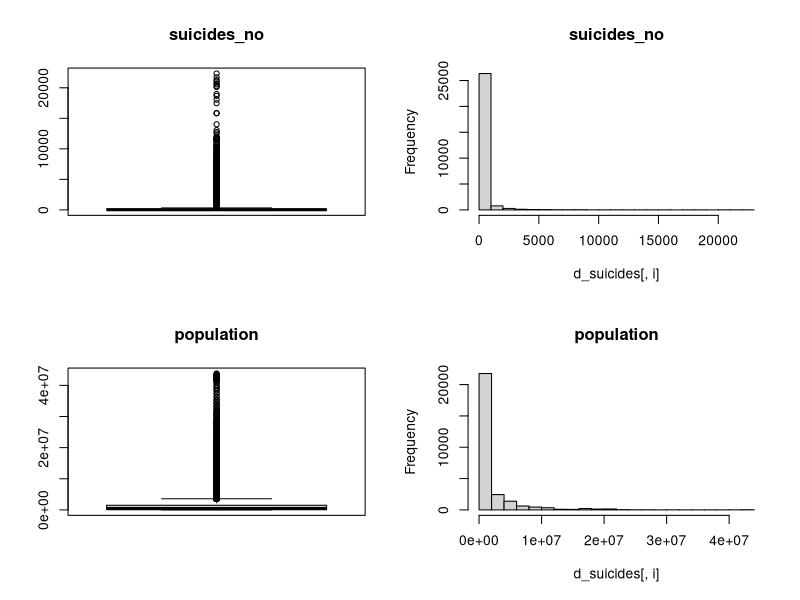
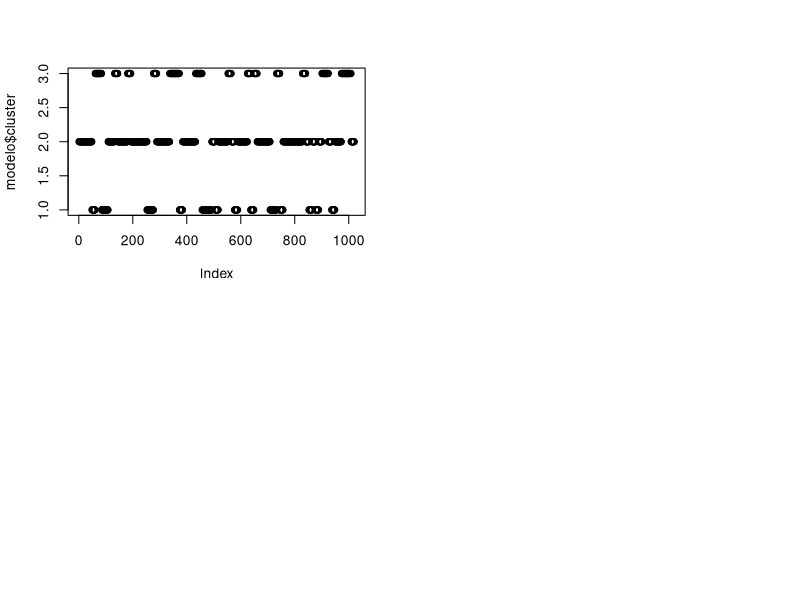
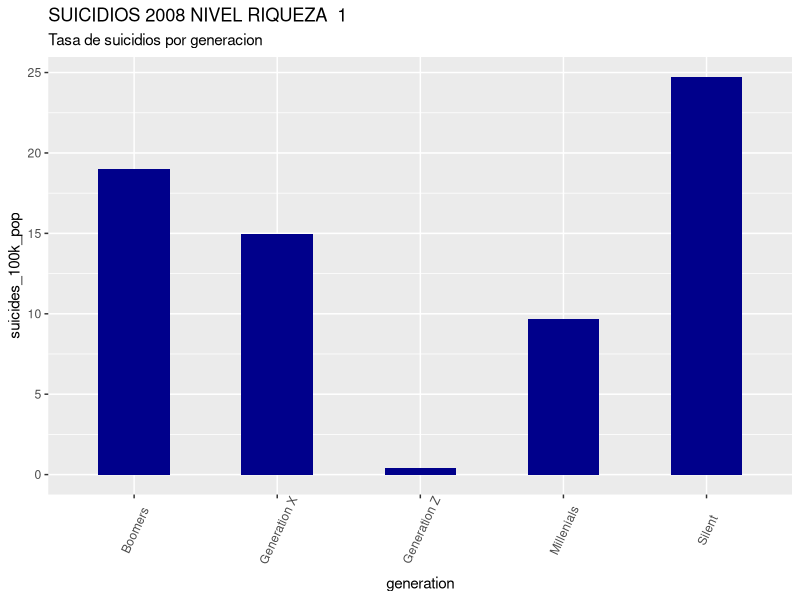
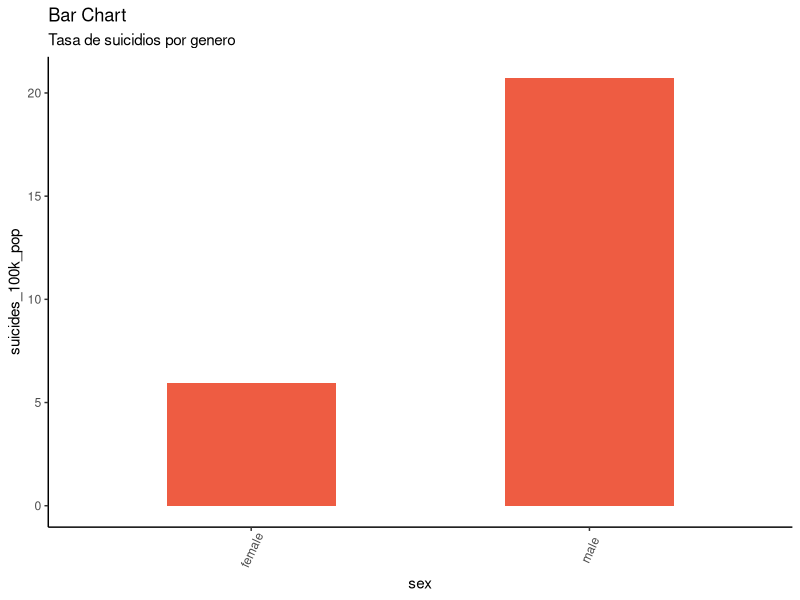

The R script that drew these images, in order: (Note: this script raises an error after producing the figures.)
# Tipología y ciclo de vida de los datos - Práctica 2
# Autores: Gabriel Paladines y Jaime Pardo
# Dataset: https://www.kaggle.com/rushirdx/suicide-rates-from-1986-to-2016/data
library(dplyr)
library(knitr)
library(ggplot2)
library(stats)

# 1 DESCRIPCIÓN DEL DATASET
# ¿Por qué es importante y qué pregunta/problema pretende responder?
# Este dataset contiene diversos parámetros con los que se puede establecer correlación/causalidad con el suicidio. 
# Pretende responder a preguntar del tipo: ¿el suicidio afecta más a los hombres o a las mujeres? 
# ¿tiene más impacto entre personas de una determinada edad o generación?
# ¿cómo influye el nuvel de riqueza del país en el que viven?

# Lectura de datos
data <- read.csv("suicide.csv", header = TRUE, sep = ",", quote="\"", dec=".",fill = TRUE)
dim(data) 
# Tenemos 27820 observaciones y un total de 12 variables.
summary(data)
# Tipos de datos
str(data)
res <- sapply(data,class)
kable(data.frame(variables=names(res),clase=as.vector(res)))

# 2 INTEGRACIÓN Y SELECCIÓN DE LOS DATOS DE INTERÉS A ANALIZAR

# Eliminar columnas
# HDI.for.year tiene demasiados vacíos y country.year es un campo derivado
d_suicides <- select(data, -HDI.for.year, -country.year)
str(d_suicides)

# 3 LIMPIEZA DE LOS DATOS

# 3.1 ¿Los datos contienen ceros o elementos vacíos? ¿Cómo gestionarías cada uno de estos casos?
# Suicides y Suicides/100kpop tienen ceros, pero son valores correctos y no requieren una gestión especial
# HDI.for.year contiene un 70% de vacíos. Es difícil completar con valores fiables, por ello se decide descartarlo.
colSums(is.na(d_suicides))
colSums(d_suicides=="")
colSums(d_suicides=="0")

# 3.2 Identificación y tratamiento de valores extremos

# Análisis mediante diagramas de cajas e histogramas
par(mfrow=c(2,2))
cols <- c("suicides_no","population")
for(i in cols) {
  if (is.integer(d_suicides[,i])){
    boxplot(d_suicides[,i], main = i, width = 100)
    hist(d_suicides[,i], main = i)
  }
}

# Por la naturaleza de las variables population y suicides, no siguen una distribución normal.

par(mfrow=c(2,2))
cols <- c("sex","age","generation")
for (i in cols){
  if (is.factor(d_suicides[,i])){
    counts <- table(d_suicides[,i])
    barplot(counts,main=paste("Distribution of ", i), 
            xlab=i)
  }
}

# La variable sex tiene dos clases: female y male, ambas con la misma cantidad de registros
# La variable age tiene 6 clases: "", ambas con la misma cantidad de registros.
# La variable generation tiene 6 clases con diferente cantidad de registros.


# 4 ANALISIS DE LOS DATOS

# 4.1 Seleccion de los grupos de datos que se quieren analizar

# ¿Es mayor la tasa de suicidios en hombres que en mujeres (en función del porcentaje de población)?
#  - Atributos: sex, suicides_no, population
#  - Calcular la tasa de suicidios por sex.
#  - Gráfica o tabla donde se muestra una comparativa entre la tasa de suicidios entre hombres y mujeres.


d_suicides_male <- filter(d_suicides, sex=='male')
d_suicides_female <- filter(d_suicides, sex=='female')

total_suicides_male = colSums (select (d_suicides_male, contains ("suicides_no")))
total_suicides_female = colSums (select (d_suicides_female, contains ("suicides_no")))

# Total suicidios hombres y mujeres respectivamente:
total_suicides_male
total_suicides_female

total_pop_male = colSums (select (d_suicides_male, contains ("population")))
total_pop_female = colSums (select (d_suicides_female, contains ("population")))

# Total población hombres y mujeres respectivamente:
total_pop_male
total_pop_female

rate_male = total_suicides_male*100000 / total_pop_male
rate_female = total_suicides_female*100000 / total_pop_female

# Tasa suicidios hombres y mujeres respectivamente:
rate_male
rate_female

percent_male = rate_male / (rate_male + rate_female)
percent_female = rate_female / (rate_male + rate_female)

# Porcentaje suicidios hombres y mujeres respectivamente:
percent_male
percent_female

# Conclusión: la tasa de suicidios en hombres es mayor que en mujeres, más del triple (20.7 vs. 5.94)
# En total representan el 77,7% de los suicidios


#¿Qué generación tiene una tasa más alta de suicidios según el nivel de riqueza de su país en el 2008 durante la crisis económica mundial?


#  -	Clasificar los países según el producto interno bruto gdp_for_capita para el 2008.
#  -  Calcular la tasa de suicidios por generación / nivel de riqueza.
#  -	Comparativa por generación y tasa de suicidios para el año 2008.

# Empezamos clasificando los países en 3 niveles de riqueza, mediante el algoritmo k-means.
# Se genera la columna nivel_riqueza (1=Segundo mundo; 2=Tercer; 3=Primer)

# Atributos: suicides_no, population, generation, gdp_per_capita...., country, year

suicides_2008 <- filter(d_suicides, year=='2008')

modelo <- kmeans(suicides_2008$gdp_per_capita...., centers = 3)
modelo
modelo$cluster
plot(modelo$cluster)

suicides_2008$nivel_riqueza <- modelo$cluster
suicides_2008
par(mfrow=c(2,2))
suicides_2008_riqueza <- filter(suicides_2008, nivel_riqueza==1)
df  <- suicides_2008_riqueza %>% select(generation, suicides_no, population)
df[2:3] <- lapply(df[2:3], as.numeric)
report <- df %>%
  group_by(generation) %>%
  summarise_all(funs(sum)) %>%
  mutate(suicides_100k_pop = suicides_no / population * 100000)

report

g <- ggplot(report, aes(generation,suicides_100k_pop))
g + geom_bar(stat="identity", width = 0.5, fill='darkblue') + 
  labs(title=paste("SUICIDIOS 2008 NIVEL RIQUEZA ", 1) , 
       subtitle="Tasa de suicidios por generacion") +
  theme(axis.text.x = element_text(angle=65, vjust=0.6))

#¿Cómo ha evolucionado la tasa de suicidios desde el 1985 en España? 

# - Atributos: suicides_no, population, year, country=Spain,  
# -	Columna que sume el número por cada año (actualmente por cada anio existen 12 registros, 2 sex x 6 age).
#-	Columna que sume la población por cada año.
#-	Calcular la tasa de suicidios por cada año.
#-	Graficar para identificar de picos o valores altos.


df  <- d_suicides %>% select(sex, suicides_no, population)
df[2:3] <- lapply(df[2:3], as.numeric)
report <- df %>%
  group_by(sex) %>%
  summarise_all(funs(sum)) %>%
  mutate(suicides_100k_pop = suicides_no / population * 100000)
report
theme_set(theme_classic())
g <- ggplot(report, aes(sex,suicides_100k_pop))
g + geom_bar(stat="identity", width = 0.5, fill="tomato2") + 
  labs(title="Bar Chart", 
       subtitle="Tasa de suicidios por genero") +
  theme(axis.text.x = element_text(angle=65, vjust=0.6))

### Suicidios en España

suicides_spain <- select(data, ï..country, year, suicides_no, population)
suicides_spain <- filter(d_suicides, ï..country=='Spain')
df  <- suicides_spain %>% select(year, suicides_no, population)
df[2:3] <- lapply(df[2:3], as.numeric)
report <- df %>%
  group_by(year) %>%
  summarise_all(funs(sum)) %>%
  mutate(suicides_100k_pop = suicides_no / population * 100000)
report

theme_set(theme_classic())
g <- ggplot(report, aes(year,suicides_100k_pop))
g + geom_line(stat="identity", color="green") + 
  labs(title="Bar Chart", 
       subtitle="Tasa de suicidios por genero") +
  theme(axis.text.x = element_text(angle=65, vjust=0.6))


# Proyección del número de suicidios en los siguientes 5 años.

# Nota: Pregunta derivada en función de los resultados de la pregunta anterior.


# 4.2 Comprobacion de la normalidad y homogeneidad de la varianza

# Análisis de Normalidad

par(mfrow=c(2,2))
cols <- c("suicides_no", "population")
for (i in cols){
  qqnorm(d_suicides[,i],main = paste("Normal Q-Q Plot for ", i))
  qqline(d_suicides[,i],col="red")
  hist(d_suicides[,i], 
       main=paste("Histogram for ", i), 
       xlab=i, freq = FALSE)
}
# No son variables normales...

# Análisis de homogeneidad de la varianza

# 4.3 Aplicando pruebas estadisticas para comparar grupos
